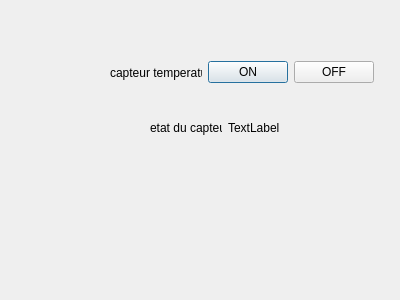
<?xml version="1.0" encoding="UTF-8"?>
<ui version="4.0">
 <class>capteur</class>
 <widget class="QDialog" name="capteur">
  <property name="geometry">
   <rect>
    <x>0</x>
    <y>0</y>
    <width>400</width>
    <height>300</height>
   </rect>
  </property>
  <property name="windowTitle">
   <string>Dialog</string>
  </property>
  <widget class="QWidget" name="">
   <property name="geometry">
    <rect>
     <x>110</x>
     <y>60</y>
     <width>264</width>
     <height>25</height>
    </rect>
   </property>
   <layout class="QHBoxLayout" name="horizontalLayout">
    <item>
     <widget class="QLabel" name="label">
      <property name="text">
       <string>capteur temperature</string>
      </property>
     </widget>
    </item>
    <item>
     <widget class="QPushButton" name="pushButton">
      <property name="text">
       <string>ON</string>
      </property>
     </widget>
    </item>
    <item>
     <widget class="QPushButton" name="OFF_pushbutton">
      <property name="text">
       <string>OFF</string>
      </property>
     </widget>
    </item>
   </layout>
  </widget>
  <widget class="QWidget" name="">
   <property name="geometry">
    <rect>
     <x>150</x>
     <y>120</y>
     <width>130</width>
     <height>15</height>
    </rect>
   </property>
   <layout class="QHBoxLayout" name="horizontalLayout_2">
    <item>
     <widget class="QLabel" name="label_2">
      <property name="text">
       <string>etat du capteur</string>
      </property>
     </widget>
    </item>
    <item>
     <widget class="QLabel" name="label_3">
      <property name="text">
       <string>TextLabel</string>
      </property>
     </widget>
    </item>
   </layout>
  </widget>
 </widget>
 <resources/>
 <connections/>
</ui>
